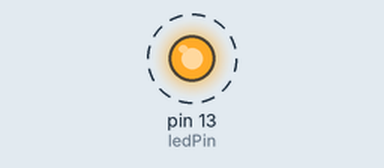
This sketch was run on a simulated Arduino Uno, built with avr-gcc and run on an emulated ATmega328P. On the bench: output pins drawn as LEDs (lit = HIGH). Dashed ring = blinking.

Above: at 0.5 s.
Timing chart, 0 to 4.6 s (numbered marks = the images above):
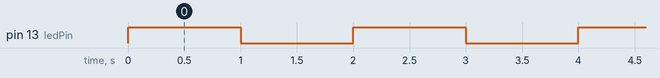

Measured:
- by itself, pin 13 (ledPin): alternates HIGH for 1.0 s and LOW for 1.0 s

The sketch:

variable_blinking_time.ino
```cpp
int ledPin=13;
int blinking=1000;
void setup() {
  // put your setup code here, to run once:
  pinMode(ledPin,OUTPUT);
}

void loop() {
  // put your main code here, to run repeatedly:
  digitalWrite(ledPin,HIGH);
  delay(blinking);
  digitalWrite(ledPin,LOW);
  delay(blinking);
}
```
